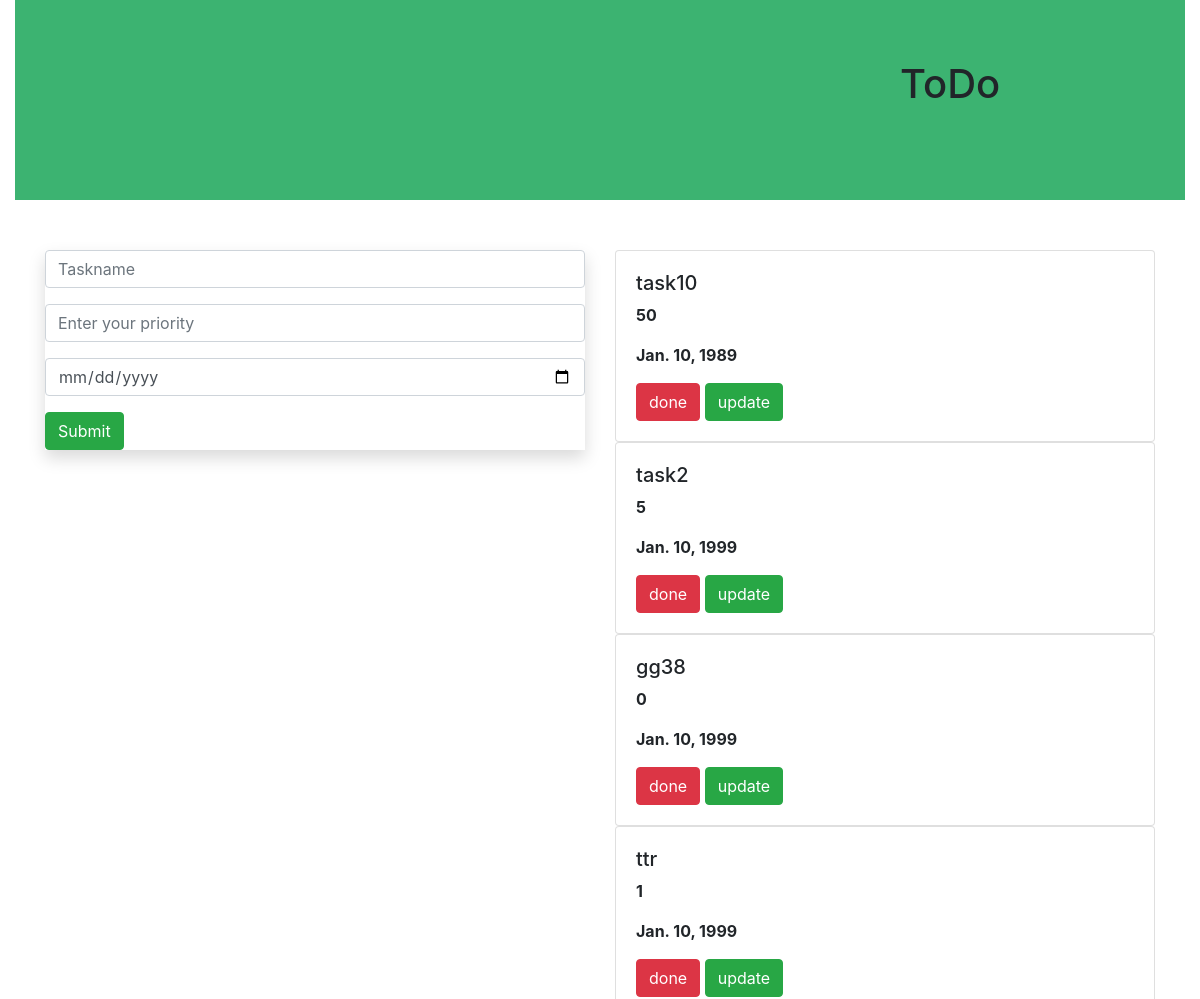
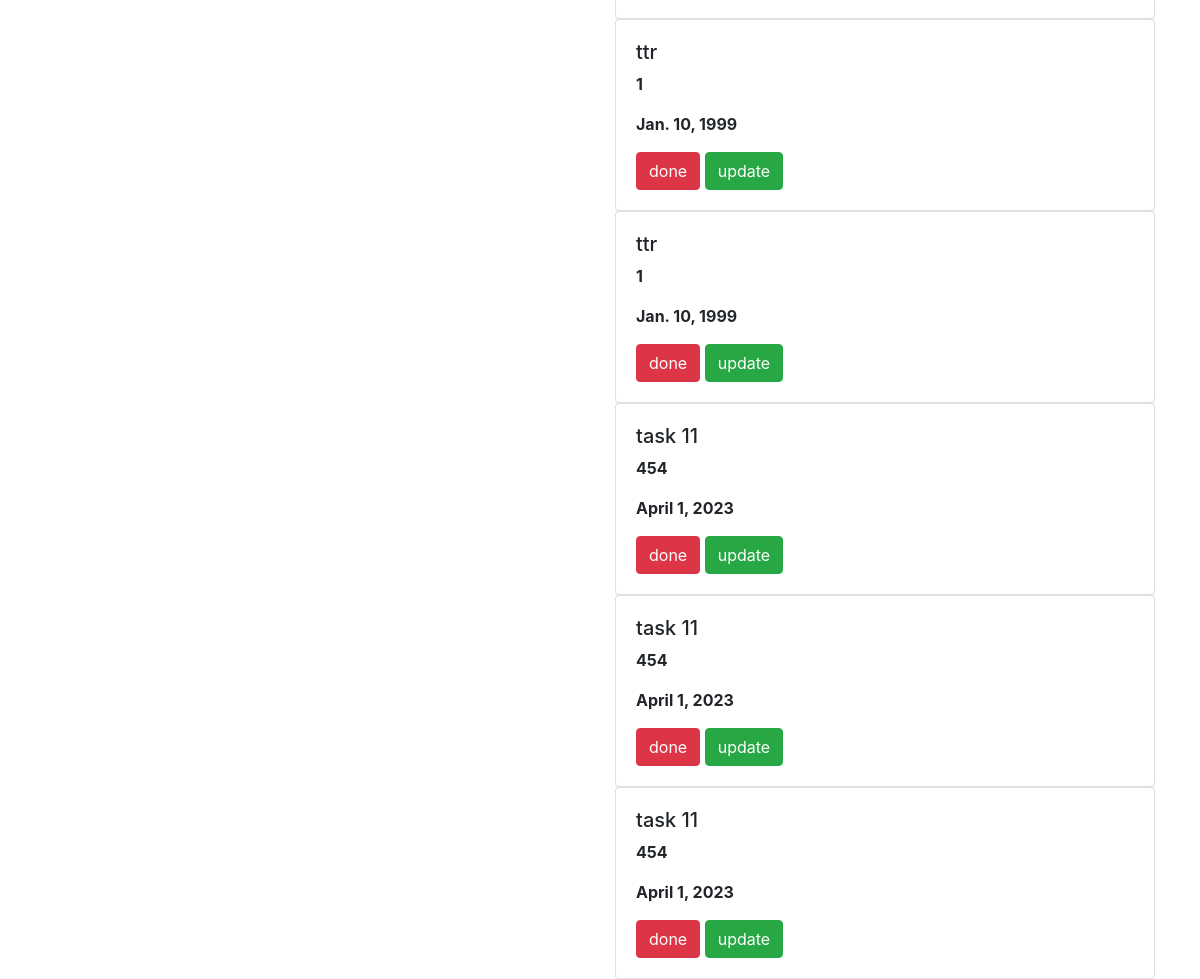
The page / on the database its author committed (2 pictures, top to bottom).
### todoapp/models.py (models this page shows, shortened)
class Task (models.Model):
    name = models.CharField(max_length=250)
    priority=models.IntegerField()
    date = models.DateField()

### todoapp/views.py (the view)
# urls.py: path('',views.add,name='add'),
def add (request):
    task1 = Task.objects.all()
    if request.method=='POST':
        name=request.POST.get('text','')
        priority=request.POST.get('priority','')
        date=request.POST.get('date','')
        task=Task(name=name,priority=priority,date=date)
        task.save()
    return render(request,'home.html',{'task1':task1})

### templates/home.html (shortened to what this page needs)
{% extends 'base.html' %}
{%  block content %}
<div class="container-fluid">
    <div class="row">
        <div class="col-md-12">
            <div class="banner" >
                <div class="banner-text" >
                    <h1>ToDo</h1>
                </div>
            </div>
        </div>
    </div>
</div>
<div class="container">
    <div class="row">
        <div class="col-md-6">
            <form method="POST" class="mb-3 shadow">
                <div class="form-group">
                    <input type="text" class="form-control" name="text" placeholder="Taskname">
                </div>
                <div class="form-group">
                    <input type="text" class="form-control" name="priority" placeholder="Enter your priority">
                </div>
                <div class="form-group">
                    <input type="date" class="form-control" name="date" placeholder="Enter the date">
                </div>
                <input type="submit" class="btn btn-success">
            </form>
        </div>
        <div class="col-md-6">
            {% for i in task1 %}
            <div class="card">
                <div class="card-body">
                    <h5 class="card-tital">{{ i.name }}</h5>
                    <p><b>{{ i.priority }}</b></p>
                    <p><b>{{ i.date }}</b></p>
                    <a class="btn btn-danger" href="{% url 'delete' i.id %}" >done</a>
                    <a class="btn btn-success" href="{% url 'update' i.id %}" >update</a>
                </div>
            </div>
            {% endfor %}
        </div>
    </div>
</div>
 {% endblock %}

### templates/base.html (shortened to what this page needs)
{% load static %}
<!DOCTYPE html>
<html lang="en">
<head>
    <link rel="stylesheet" href="https://stackpath.bootstrapcdn.com/bootstrap/4.5.2/css/bootstrap.min.css">
    <link rel="stylesheet" href="{% static 'style.css'%}">
</head>
<body>
{%  block content %}
{% endblock %}
</body>
</html>

### static/style.css (style rules this page uses)
.banner { background-color: MediumSeaGreen; width:100%; height:200px; margin-bottom:50px; }
.banner-text { top:60px; left:900px; position:absolute; text-align: center; }

### rows shown on the page
Task: name "task10", priority "50", date "Jan. 10, 1989"
Task: name "task2", priority "5", date "Jan. 10, 1999"
Task: name "gg38", priority "0", date "Jan. 10, 1999"
Task: name "ttr", priority "1", date "Jan. 10, 1999"
Task: name "ttr", priority "1", date "Jan. 10, 1999"
Task: name "ttr", priority "1", date "Jan. 10, 1999"
Task: name "task 11", priority "454", date "April 1, 2023"
Task: name "task 11", priority "454", date "April 1, 2023"
Task: name "task 11", priority "454", date "April 1, 2023"
